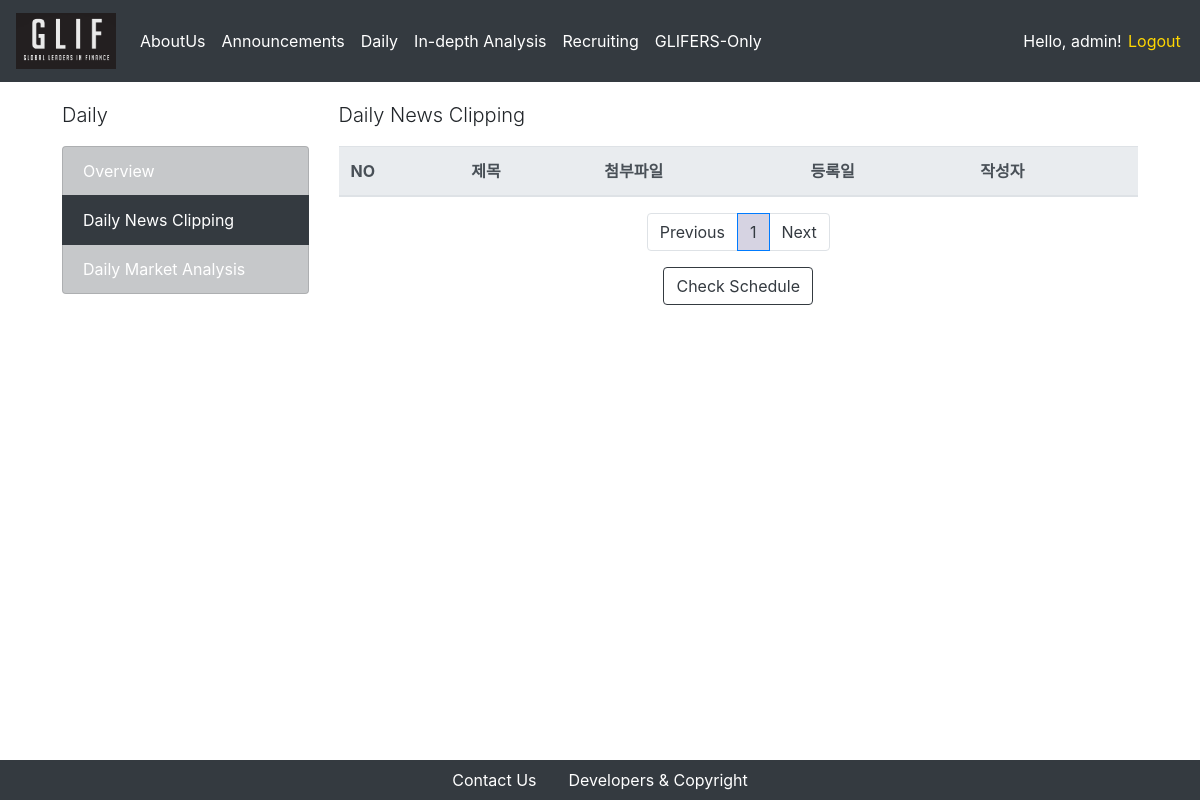
Page /daily/newsclipping/ (signed in) on the earlier database version.
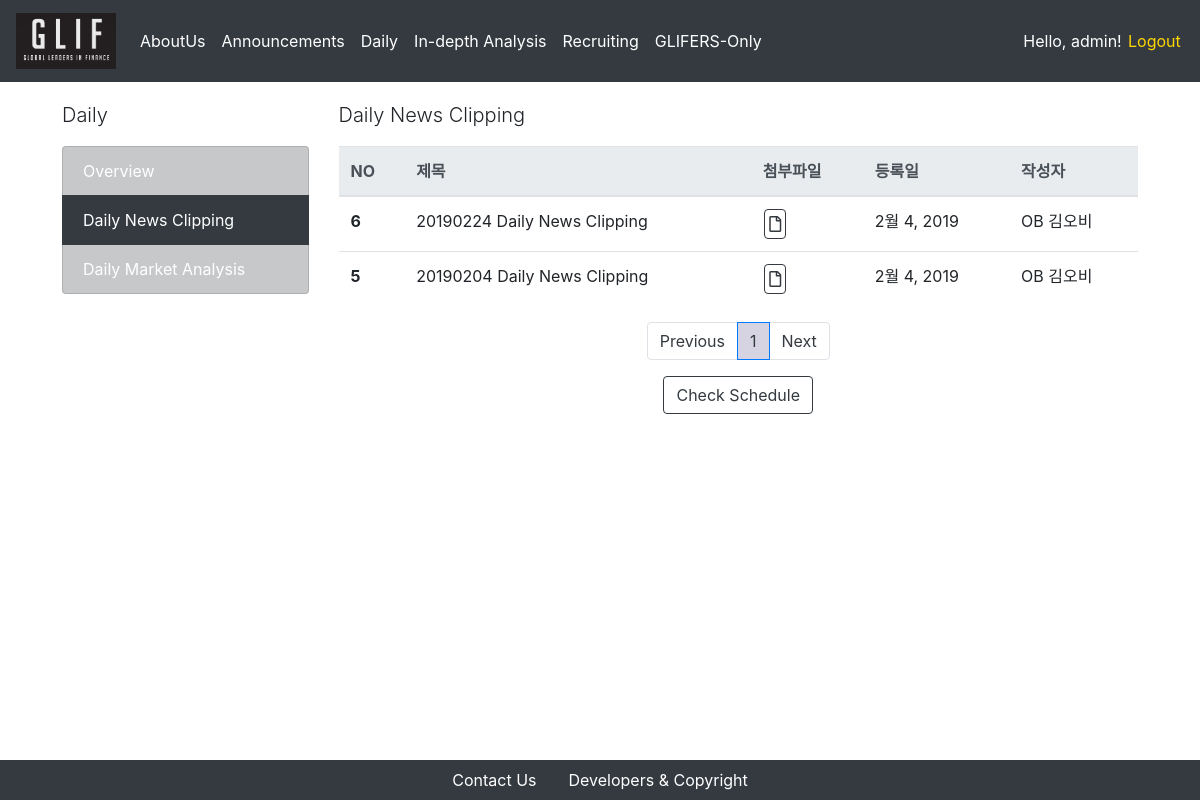
Same page on the later database version.
### daily_news/models.py (models this page shows, shortened)
class Post(models.Model):
    today = str(date.today()).replace("-", "")
    title = models.CharField(default = today+ " Daily News Clipping", max_length = 50)
    written_date = models.DateField(auto_now = True)
    writer = models.ForeignKey(Glifer, on_delete = models.CASCADE, related_name = "Daily_News_Clipping_writer")
    wsj = "wsj"
    ft = "ft"
    bb = "bb"
    news_CHOICES = (
        (wsj, "WSJ"),
        (ft, "FT"),
        (bb, "BB"),
    )
    news_type = models.CharField(
        max_length = 10 ,
        choices = news_CHOICES,
    )
    title_1_kr = models.CharField(max_length = 500, blank = True, null = True)
    title_2_kr = models.CharField(max_length = 500, blank = True, null = True)
    title_3_kr = models.CharField(max_length = 500, blank = True, null = True)
    title_1_en = models.CharField(max_length = 500, blank = True, null = True)
    title_2_en = models.CharField(max_length = 500, blank = True, null = True)
    title_3_en = models.CharField(max_length = 500, blank = True, null = True)
    content_1_kr = models.TextField(max_length = 5000, blank = True, null = True)
    content_2_kr = models.TextField(max_length = 5000, blank = True, null = True)
    content_3_kr = models.TextField(max_length = 5000, blank = True, null = True)
    content_1_en = models.TextField(max_length = 5000, blank = True, null = True)
    content_2_en = models.TextField(max_length = 5000, blank = True, null = True)
    content_3_en = models.TextField(max_length = 5000, blank = True, null = True)

### users/models.py (models this page shows, shortened)
class Glifer(models.Model):
    user = models.OneToOneField(CustomUser, on_delete = models.CASCADE, primary_key = True)
    is_mentor = models.BooleanField(default=False)
    is_authorized = models.BooleanField(default = False)
    name_en = models.CharField(max_length = 250)
    name_kr = models.CharField(max_length = 250)
    birthdate = models.DateField(default = "2000-01-01")
    phonenumber = models.CharField(max_length = 250)
    work_at = models.CharField(max_length = 250, blank = True)
    self_intro = models.TextField(max_length = 1000)
    profile_img = models.FileField(upload_to = 'profiles/%Y/%m/%d/', default = '/users/man-user.png')
    nth = models.OneToOneField(Nth, on_delete = models.CASCADE,primary_key = False, null = True, blank = True)
    def __str__(self):
        return str(self.nth.nth) + " " + self.name_kr

class Nth(models.Model):
    nth = models.CharField(max_length = 10)

### daily_news/views.py (the view)
# urls.py: path('', PostListView.as_view(), name='announcement-index'),
class PostListView(ListView):
    model = Post
    template_name = 'daily_news/index.html'
    context_object_name = "posts"
    paginate_by = 5
    block_size = 5 # 하단의 페이지 목록 수
    def get_queryset(self):
        order_by_recent_time = Post.objects.all().order_by("-pk")
        return order_by_recent_time
    def get_context_data(self, **kwargs):
        context = super(PostListView, self).get_context_data(**kwargs)
        block_size = 5 # 하단의 페이지 목록 수
        start_index = int((context['page_obj'].number - 1) / self.block_size) * self.block_size
        end_index = min(start_index + self.block_size, len(context['paginator'].page_range))
        context['page_range'] = context['paginator'].page_range[start_index:end_index]
        return context

### daily_news/templates/daily_news/index.html (shortened to what this page needs)
{% extends 'setups/base.html' %}
{% block body %}
<div class = "container">
    <div class = "row">
        <div class = "col-md-3">
            <p class = "lead">Daily</p>
            <div class = "list-group">
                <li class = "list-group-item list-group-item-dark"> <a href="/daily/overview">Overview</a> </li>
                <li class = "list-group-item list-group-item-dark active"> <a href="/daily/newsclipping">Daily News Clipping</a></li>
                <li class = "list-group-item list-group-item-dark"> <a href="/daily/market">Daily Market Analysis</a></li>
            </div>
        </div>
        <div class = "col-md-9">
            <p class = "lead">Daily News Clipping</p>
            <table class="table">
                <thead class="thead-light">
                    <tr>
                        <th scope="col">NO</th>
                        <th scope="col">제목</th>
                        <th scope="col">첨부파일</th>
                        <th scope="col">등록일</th>
                        <th scope="col">작성자</th>
                    </tr>
                </thead>
                <tbody>
                    {% for post in posts %}
                        <tr>
                            <th scope="row">{{ post.id }}</th>
                            <td>
                                {{ post.title }}
                            </td>
                            <td>
                                <button type="button" class="btn btn-outline-dark btn-download" onclick="location.href = '/daily/newsclipping/{{post.pk}}/create_report'"><i class="far fa-file"></i></button>
                            </td>
                            <td>{{ post.written_date }}</td>
                            <td>{{ post.writer }}</td>
                        </tr>
                    {% endfor %}
                </tbody>
            </table>
            <nav aria-label="Page navigation">
                <ul class="pagination justify-content-center">
                    {% if page_obj.has_previous %}
                    <li class = "page-item">
                        <a class = "page-link" href="?page={{ page_obj.previous_page_number }}" aria-label="Previous">
                        Previous
                        </a>
                    </li>
                    {% else %}
                    <li class="page-item"><a class="page-link" href="#" tabindex="-1" aria-disabled="true">Previous</a></li>
                    {% endif %}
                    {% for i in page_range %}
                    {% if page_obj.number == i %}
                        <li class = "active page-item"><a class="page-link" href="#">{{i}}</a></li>
                    {% else %}
                        <li class = "page-item"><a class = "page-link" href="?page={{ i }}">{{ i }}</a></li>
                    {% endif %}
                    {% endfor %}
                    {% if page_obj.has_next %}
                    <li class = "page-item">
                        <a class = "page-link" href="?page={{ page_obj.next_page_number }}" aria-label="Next">
                            Next
                        </a>
                    </li>
                    {% else %}
                    <li class="page-item">
                        <a class="page-link" href="#">Next</a>
                    </li>
                    {% endif %}
                </ul>
            </nav>
            <div class = "row align-items-center justify-content-center">
                <button type="button" class="btn btn-outline-dark" data-toggle="modal" data-target="#schedule">
                        Check Schedule
                </button>
            </div>
        </div>
    </div>
</div>
{% endblock %}

Differences in the rows shown:
added Post: id "6", title "20190224 Daily News Clipping", written_date "2월 4, 2019", writer "OB 김오비"
added Post: id "5", title "20190204 Daily News Clipping", written_date "2월 4, 2019", writer "OB 김오비"
